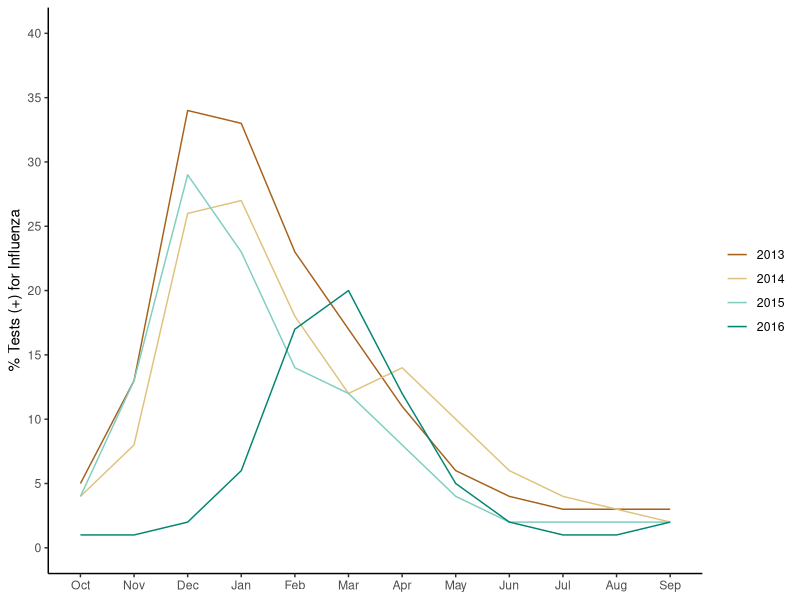

Reproduce this figure in R.
## ---- chunk 1
knitr::opts_chunk$set(echo = TRUE,warning = FALSE, message = FALSE)
## ---- chunk 2
library(magrittr) #pipes
library(ggplot2) #ploting 
library(dplyr)  # data manipulation
library(tidyr) # tidy data
library(lubridate) #work with dates
library(stringr) # manipulate strings
## ---- chunk 3
#readxl::excel_sheets(path = "../../data_public/Tableau 10 Training Practice Data.xlsx")  
# Used to read sheet names, makes user error less likly

ds <- readxl::read_xlsx(path = "../../data_public/Tableau 10 Training Practice Data.xlsx"
                        ,sheet = "05 - Flu Occurrence FY2013-2016"
                        )
ds %>% glimpse()  # Glimpse at data
## ---- chunk 4
#reformat column names - 
#this should 100% be some kind of function to all be done at once!!

names(ds) <- tolower(names(ds))
names(ds) <- str_replace_all(names(ds)," ", "_") 
names(ds) <- str_replace_all(names(ds), "\\(\\+\\)", "pos") #regualr experssion to match (+)
names(ds) <- str_replace_all(names(ds), "\\(", "")
names(ds) <- str_replace_all(names(ds), "\\)", "")
names(ds) <- str_replace_all(names(ds), "\\%", "pct")


# split date time
ds1 <- ds %>% mutate(
        #create month column, then set factors and labels to start fiscal year in Oct
        month = month(ds$date)
        ,month = factor(month
                        ,levels = c(10:12, 1:9)
                        ,labels = c(month.abb[10:12],month.abb[1:9]))
       ,year = year(ds$date)
        ,date_adjustment = ifelse(month(ds$date) >= 10, 1,0 )
        ,fiscal_year = year + date_adjustment
        #convert % Pos from decmial to pct
        ,pct_tests_pos_for_influenza = round(pct_tests_pos_for_influenza * 100, digits = 0)
        )

ds1 %>% glimpse()
## ---- chunk 5
                                  

g1 <- ds1 %>% 
    ggplot(aes(x = month, y = pct_tests_pos_for_influenza, color = factor(fiscal_year)
               ,group = fiscal_year)) +
  geom_line() +
  labs(
    x  = NULL
    ,y = "% Tests (+) for Influenza"
    ,color = NULL
  ) +
  theme_classic() +
  scale_y_continuous(limits = c(0,40), breaks = seq(0,40,5)) +
  scale_color_manual(values = c("#a6611a","#dfc27d","#80cdc1","#018571"))

g1
